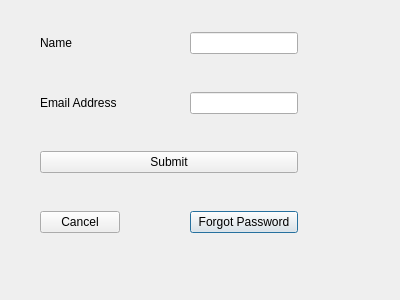
<?xml version="1.0" encoding="UTF-8"?>
<ui version="4.0">
 <class>Dialog</class>
 <widget class="QDialog" name="Dialog">
  <property name="geometry">
   <rect>
    <x>0</x>
    <y>0</y>
    <width>400</width>
    <height>300</height>
   </rect>
  </property>
  <property name="windowTitle">
   <string>Dialog</string>
  </property>
  <widget class="QWidget" name="">
   <property name="geometry">
    <rect>
     <x>40</x>
     <y>32</y>
     <width>258</width>
     <height>201</height>
    </rect>
   </property>
   <layout class="QGridLayout" name="gridLayout">
    <item row="5" column="0">
     <spacer name="verticalSpacer_3">
      <property name="orientation">
       <enum>Qt::Vertical</enum>
      </property>
      <property name="sizeHint" stdset="0">
       <size>
        <width>20</width>
        <height>20</height>
       </size>
      </property>
     </spacer>
    </item>
    <item row="3" column="0">
     <spacer name="verticalSpacer_2">
      <property name="orientation">
       <enum>Qt::Vertical</enum>
      </property>
      <property name="sizeHint" stdset="0">
       <size>
        <width>20</width>
        <height>20</height>
       </size>
      </property>
     </spacer>
    </item>
    <item row="7" column="2">
     <widget class="QPushButton" name="pushButton_3">
      <property name="text">
       <string>Forgot Password</string>
      </property>
     </widget>
    </item>
    <item row="1" column="2">
     <spacer name="verticalSpacer">
      <property name="orientation">
       <enum>Qt::Vertical</enum>
      </property>
      <property name="sizeHint" stdset="0">
       <size>
        <width>20</width>
        <height>20</height>
       </size>
      </property>
     </spacer>
    </item>
    <item row="2" column="0">
     <widget class="QLabel" name="label_2">
      <property name="text">
       <string>Email Address</string>
      </property>
     </widget>
    </item>
    <item row="0" column="2">
     <widget class="QLineEdit" name="lineEdit"/>
    </item>
    <item row="2" column="2">
     <widget class="QLineEdit" name="lineEdit_2"/>
    </item>
    <item row="7" column="0">
     <widget class="QPushButton" name="pushButton_2">
      <property name="text">
       <string>Cancel</string>
      </property>
     </widget>
    </item>
    <item row="0" column="0">
     <widget class="QLabel" name="label">
      <property name="text">
       <string>Name</string>
      </property>
     </widget>
    </item>
    <item row="7" column="1">
     <spacer name="horizontalSpacer">
      <property name="orientation">
       <enum>Qt::Horizontal</enum>
      </property>
      <property name="sizeHint" stdset="0">
       <size>
        <width>40</width>
        <height>20</height>
       </size>
      </property>
     </spacer>
    </item>
    <item row="4" column="0" colspan="3">
     <widget class="QPushButton" name="pushButton">
      <property name="text">
       <string>Submit</string>
      </property>
     </widget>
    </item>
   </layout>
  </widget>
 </widget>
 <resources/>
 <connections/>
</ui>
